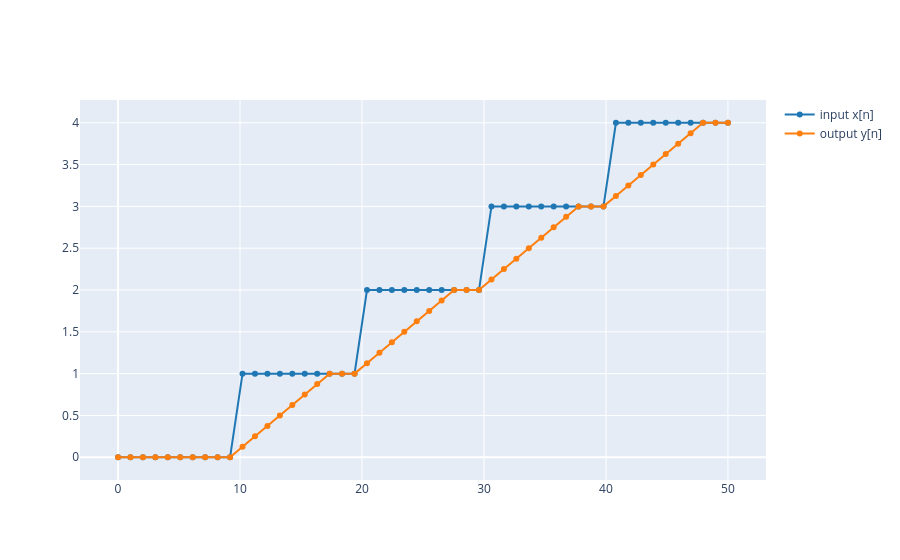

Notebook source saved alongside this figure:
### Code cell
fs = 1
x = [np.floor(x/10) for x in range(50)]
y = averaging_filter(x, N = 8)

plot_signals([x, y], fs, name=['input x[n]', 'output y[n]'], mode='lines+markers')
